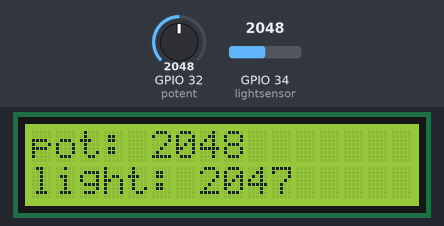
The program below on a simulated ESP32 board running MicroPython. Shown: 16×2 character LCD. The inputs (shaded band) are chosen by the test bench; at power-on: GPIO 32 (potent) = 2048, GPIO 34 (lightsensor) = 2048 (analog values on the 0–4095 scale).

Above: at 1.2 s.
1.3 s: GPIO 32 (potent) set to 2866
At 2.0 s:
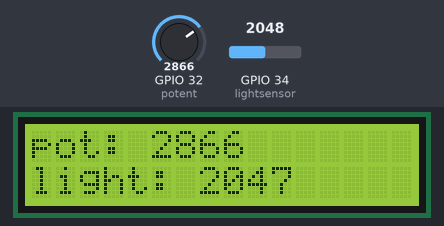
4.4 s: GPIO 34 (lightsensor) set to 2866
At 5.2 s:
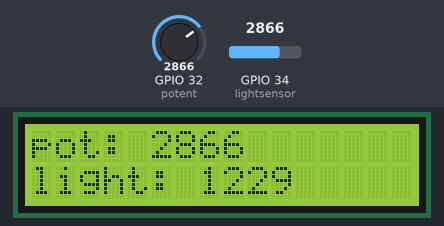
6.3 s: GPIO 32 (potent) set to 3603
At 6.8 s:
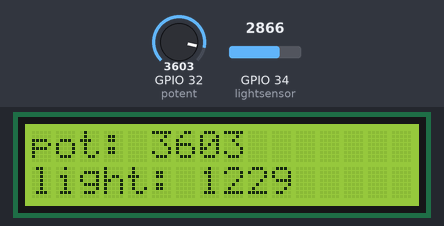
7.9 s: GPIO 34 (lightsensor) set to 3603
At 8.4 s:
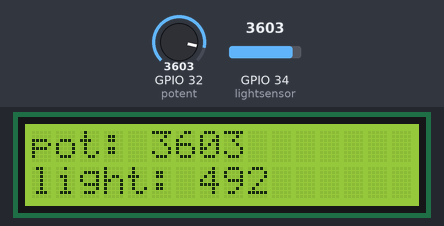
9.5 s: GPIO 32 (potent) set to 4095
At 10.0 s:
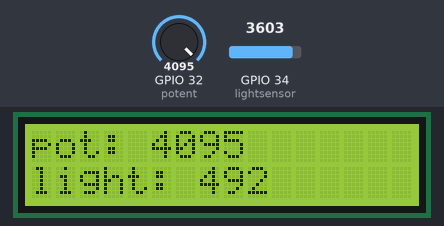
11.1 s: GPIO 34 (lightsensor) set to 4095
At 11.6 s:
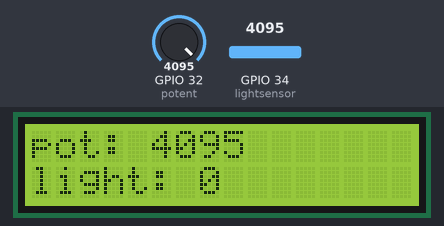
Timing chart, 0 to 13.7 s (numbered marks = the images above; inputs shaded):
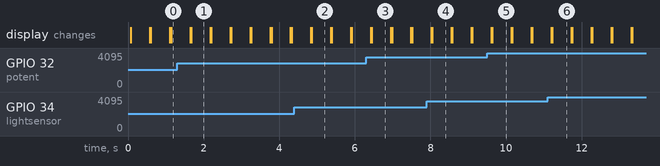

Measured:
- after the input at 1.3 s, the display: first differs from a run without the input after 0.37 s (image 1)
- after the input at 4.4 s, the display: first differs from a run without the input after 0.46 s (image 2)
- after the input at 6.3 s, the display: first differs from a run without the input after 0.15 s (image 3)
- after the input at 7.9 s, the display: first differs from a run without the input after 0.14 s (image 4)
- after the input at 9.5 s, the display: first differs from a run without the input after 0.14 s (image 5)
- after the input at 11.1 s, the display: first differs from a run without the input after 0.12 s (image 6)
- what the display in image 1 shows lasts 0.5 s, from 1.7 s to 2.2 s

The program:

potent_and_light_sensor_readings__lecture_.py
```python
from machine import Pin, ADC, I2C
import i2c_lcd, time


# setup for devices
potent = ADC(Pin(32))
potent.ATTN_11DB #device. attenuation ammount
i2c_device = I2C(0, scl=Pin(22), sda=Pin(21))
lcd = i2c_lcd.I2cLcd(i2c_device, 0x27, 2, 16)
lightsensor = ADC(Pin(34))
lightsensor.ATTN_11DB

while True:
    lcd.clear()
    lcd.move_to(0,0)
    lcd.putstr('pot: %d' %potent.read()) #Pot (printed directly) %d (interger placeholder) %xxxxxx (specifices the interger to fill into %d)
    lcd.move_to(0,1)
    lcd.putstr('light: %d' %(4095-lightsensor.read()))
    time.sleep (0.5)
```
